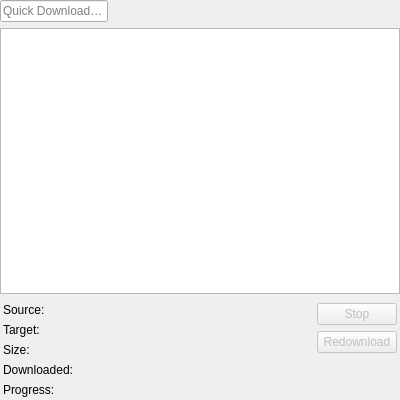
<?xml version="1.0" encoding="UTF-8"?>
<ui version="4.0">
 <class>Meerkat::TransfersContentsWidget</class>
 <widget class="QWidget" name="Meerkat::TransfersContentsWidget">
  <property name="geometry">
   <rect>
    <x>0</x>
    <y>0</y>
    <width>400</width>
    <height>400</height>
   </rect>
  </property>
  <layout class="QVBoxLayout" name="verticalLayout" stretch="0,1,0">
   <property name="leftMargin">
    <number>0</number>
   </property>
   <property name="topMargin">
    <number>0</number>
   </property>
   <property name="rightMargin">
    <number>0</number>
   </property>
   <property name="bottomMargin">
    <number>0</number>
   </property>
   <item>
    <layout class="QHBoxLayout" name="horizontalLayout" stretch="0,1">
     <item>
      <widget class="QLineEdit" name="downloadLineEdit">
       <property name="placeholderText">
        <string>Quick Download…</string>
       </property>
      </widget>
     </item>
     <item>
      <spacer name="horizontalSpacer">
       <property name="orientation">
        <enum>Qt::Horizontal</enum>
       </property>
       <property name="sizeHint" stdset="0">
        <size>
         <width>0</width>
         <height>0</height>
        </size>
       </property>
      </spacer>
     </item>
    </layout>
   </item>
   <item>
    <widget class="Meerkat::ItemViewWidget" name="transfersViewWidget">
     <property name="contextMenuPolicy">
      <enum>Qt::CustomContextMenu</enum>
     </property>
     <property name="editTriggers">
      <set>QAbstractItemView::NoEditTriggers</set>
     </property>
     <property name="tabKeyNavigation">
      <bool>false</bool>
     </property>
     <property name="alternatingRowColors">
      <bool>true</bool>
     </property>
     <property name="selectionMode">
      <enum>QAbstractItemView::SingleSelection</enum>
     </property>
     <property name="selectionBehavior">
      <enum>QAbstractItemView::SelectRows</enum>
     </property>
     <attribute name="headerDefaultSectionSize">
      <number>250</number>
     </attribute>
    </widget>
   </item>
   <item>
    <widget class="QWidget" name="detailsWidget" native="true">
     <layout class="QHBoxLayout" name="detailsLayout">
      <property name="leftMargin">
       <number>3</number>
      </property>
      <property name="topMargin">
       <number>3</number>
      </property>
      <property name="rightMargin">
       <number>3</number>
      </property>
      <property name="bottomMargin">
       <number>3</number>
      </property>
      <item>
       <widget class="QWidget" name="formWidget" native="true">
        <property name="sizePolicy">
         <sizepolicy hsizetype="Expanding" vsizetype="Preferred">
          <horstretch>0</horstretch>
          <verstretch>0</verstretch>
         </sizepolicy>
        </property>
        <layout class="QFormLayout" name="formLayout">
         <property name="leftMargin">
          <number>0</number>
         </property>
         <property name="topMargin">
          <number>0</number>
         </property>
         <property name="rightMargin">
          <number>0</number>
         </property>
         <property name="bottomMargin">
          <number>0</number>
         </property>
         <item row="0" column="0">
          <widget class="QLabel" name="sourceLabel">
           <property name="text">
            <string>Source:</string>
           </property>
           <property name="textInteractionFlags">
            <set>Qt::NoTextInteraction</set>
           </property>
          </widget>
         </item>
         <item row="1" column="0">
          <widget class="QLabel" name="targetLabel">
           <property name="text">
            <string>Target:</string>
           </property>
           <property name="textInteractionFlags">
            <set>Qt::NoTextInteraction</set>
           </property>
          </widget>
         </item>
         <item row="2" column="0">
          <widget class="QLabel" name="sizeLabel">
           <property name="text">
            <string>Size:</string>
           </property>
           <property name="textInteractionFlags">
            <set>Qt::NoTextInteraction</set>
           </property>
          </widget>
         </item>
         <item row="3" column="0">
          <widget class="QLabel" name="downloadedLabel">
           <property name="text">
            <string>Downloaded:</string>
           </property>
          </widget>
         </item>
         <item row="4" column="0">
          <widget class="QLabel" name="progressLabel">
           <property name="text">
            <string>Progress:</string>
           </property>
           <property name="textInteractionFlags">
            <set>Qt::NoTextInteraction</set>
           </property>
          </widget>
         </item>
         <item row="0" column="1">
          <widget class="Meerkat::TextLabelWidget" name="sourceLabelWidget" native="true"/>
         </item>
         <item row="1" column="1">
          <widget class="Meerkat::TextLabelWidget" name="targetLabelWidget" native="true"/>
         </item>
         <item row="2" column="1">
          <widget class="Meerkat::TextLabelWidget" name="sizeLabelWidget" native="true"/>
         </item>
         <item row="3" column="1">
          <widget class="Meerkat::TextLabelWidget" name="downloadedLabelWidget" native="true"/>
         </item>
         <item row="4" column="1">
          <widget class="Meerkat::TextLabelWidget" name="progressLabelWidget" native="true"/>
         </item>
        </layout>
       </widget>
      </item>
      <item>
       <layout class="QVBoxLayout" name="actionsLayout">
        <item>
         <widget class="QPushButton" name="stopResumeButton">
          <property name="enabled">
           <bool>false</bool>
          </property>
          <property name="text">
           <string>Stop</string>
          </property>
         </widget>
        </item>
        <item>
         <widget class="QPushButton" name="redownloadButton">
          <property name="enabled">
           <bool>false</bool>
          </property>
          <property name="text">
           <string>Redownload</string>
          </property>
         </widget>
        </item>
        <item>
         <spacer name="verticalSpacer">
          <property name="orientation">
           <enum>Qt::Vertical</enum>
          </property>
          <property name="sizeHint" stdset="0">
           <size>
            <width>20</width>
            <height>40</height>
           </size>
          </property>
         </spacer>
        </item>
       </layout>
      </item>
     </layout>
    </widget>
   </item>
  </layout>
 </widget>
 <customwidgets>
  <customwidget>
   <class>Meerkat::TextLabelWidget</class>
   <extends>QWidget</extends>
   <header>src/ui/TextLabelWidget.h</header>
   <container>1</container>
  </customwidget>
  <customwidget>
   <class>Meerkat::ItemViewWidget</class>
   <extends>QTreeView</extends>
   <header>src/ui/ItemViewWidget.h</header>
  </customwidget>
 </customwidgets>
 <tabstops>
  <tabstop>downloadLineEdit</tabstop>
  <tabstop>transfersViewWidget</tabstop>
 </tabstops>
 <resources/>
 <connections/>
</ui>
